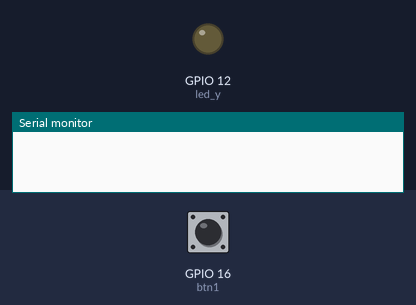
Recording of a sketch running on a simulated ESP32. Shown: output pins drawn as LEDs (lit = HIGH), the last lines printed to the serial monitor. Inputs (shaded band) come from the test bench; at power-on: GPIO 16 (btn1) HIGH.

Above: at 1.2 s.
1.3 s: GPIO 16 (btn1) pulled LOW for 0.15 s
At 2.6 s:
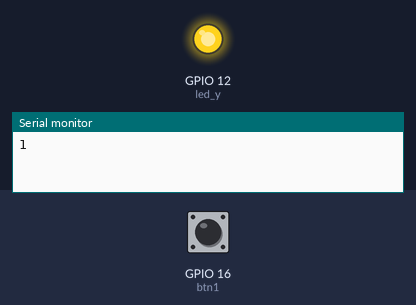
2.9 s: GPIO 16 (btn1) pulled LOW for 1 s
At 5.1 s:
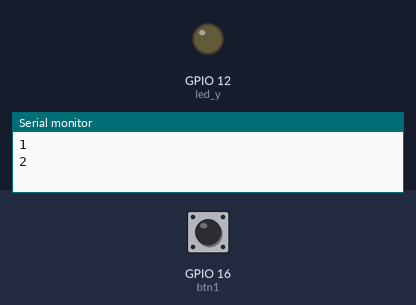
5.4 s: GPIO 16 (btn1) pulled LOW for 3.2 s
At 9.9 s:
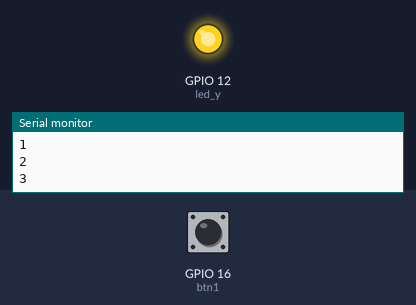
Timing chart, 0 to 11.4 s (numbered marks = the images above; inputs shaded):
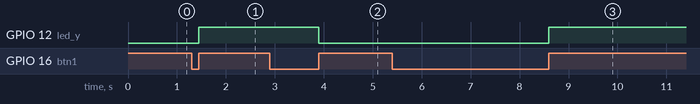

Measured:
- after the input at 1.3 s, GPIO 12 (led_y): LOW → HIGH after 0.15 s
- after the input at 2.9 s, GPIO 12 (led_y): HIGH → LOW after 1.0 s
- after the input at 5.4 s, GPIO 12 (led_y): LOW → HIGH after 3.2 s

The sketch:

table_lamp.ino
```cpp
#define btn1 16
#define led_y 12
int btn_count = 0; // Counter for button presses
boolean value = 0;
void setup()
{
  Serial.begin(9600);
  pinMode(btn1, INPUT);
  pinMode(led_y, OUTPUT);
}

void loop()
{
  boolean btn1_val = digitalRead(btn1);
  if(btn1_val == 0) // If button is pressed
  {
    delay(10);  // 10ms delay for debouncing
    while(btn1_val == 0) // Loop until button is released
    {
      btn1_val = digitalRead(btn1);
      if(btn1_val == 1)  // If button is released
      {
        btn_count++;    // Increment press counter
        Serial.println(btn_count);
      }
    }
    value = !value;
    if(value == 1)
    {
      digitalWrite(led_y, HIGH); // Turn LED on
    }
    else
    {
      digitalWrite(led_y, LOW); // Turn LED off
    }
  }
}
```
